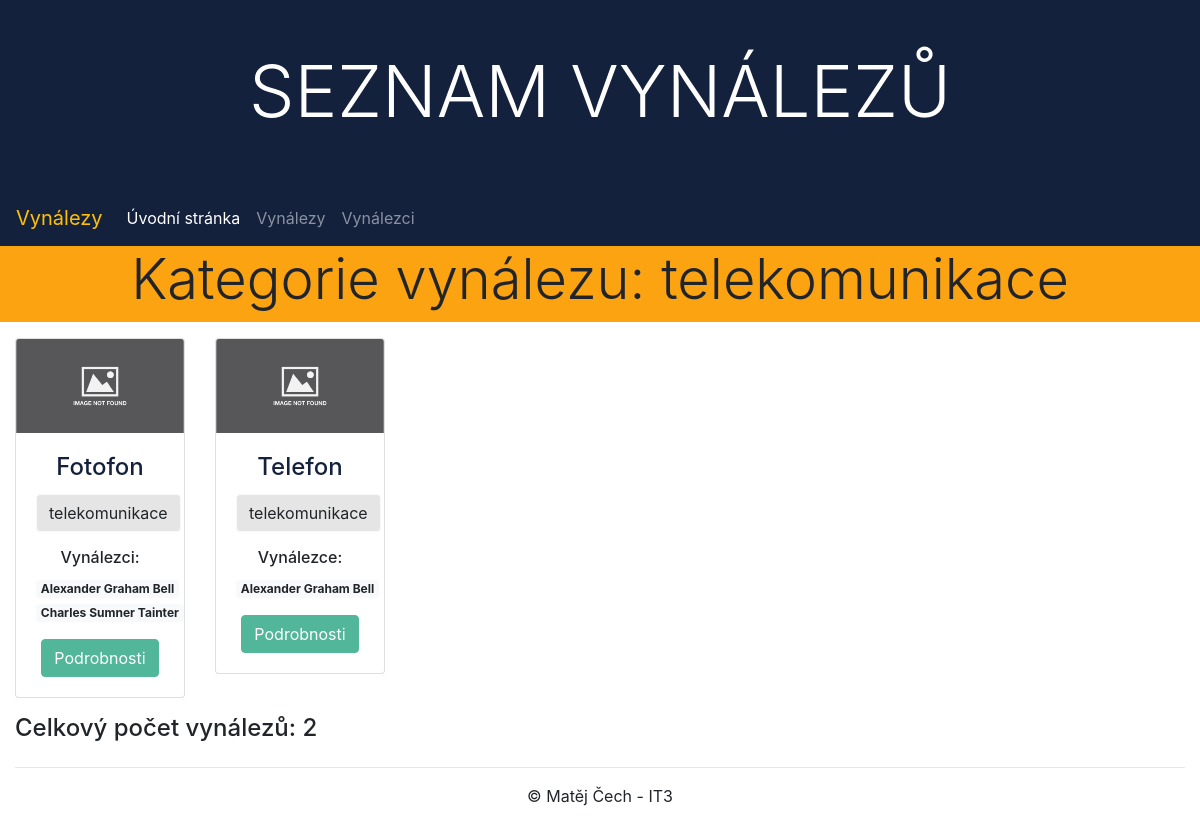
Screenshot of /inventions/inventions/categories/telekomunikace/ with the database file from the repository.
### inventions/models.py (models this page shows, shortened)
class Invention(models.Model):
    name = models.CharField(max_length=150, null=False, blank=False, verbose_name="Invention name")
    inventors = models.ManyToManyField(Inventor, help_text="Select who invented it")
    description = models.TextField(blank=True, null=True, verbose_name="Description")
    date_of_invention = models.DateField(blank=True, null=True,
                                         help_text="<em>YYYY-MM-DD</em>",
                                         verbose_name="Date of the invention")
    category = models.ManyToManyField(Category, help_text="Select invention categories")
    photo = models.ImageField(upload_to=invention_photo_path, blank=True, null=True,
                              verbose_name="Photo of the invention")
    '''photo = models.ImageField(upload_to='invention/photo/%Y/%m/%d/', blank=True, null=True,
                              verbose_name="Photo of the invention")'''
    class Meta:
        ordering = ["name"]

class Category(models.Model):
    name = models.CharField(max_length=50, unique=True, null=False, blank=False,
                            verbose_name="Category name")
    class Meta:
        ordering = ["name"]

class Inventor(models.Model):
    first_name = models.CharField(max_length=50, null=False, blank=False, verbose_name="First name")
    last_name = models.CharField(max_length=50, null=False, blank=False, verbose_name="Last name")
    birthday = models.DateField(blank=True, null=True,
                                help_text="<em>YYYY-MM-DD</em>",
                                verbose_name="Birthday")
    date_of_death = models.DateField(blank=True, null=True,
                                     help_text="<em>YYYY-MM-DD</em>",
                                     verbose_name="Date of death")
    nation_id = models.ForeignKey(Nation, on_delete=models.CASCADE)
    biography = models.TextField(blank=True, null=True, verbose_name="Biography")
    photo = models.ImageField(upload_to=inventor_photo_path, blank=True, null=True,
                              verbose_name="Photo of the inventor")
    '''photo = models.ImageField(upload_to='inventor/photo/%Y/%m/%d/', blank=True, null=True,
                              verbose_name="Photo of the inventor")'''
    class Meta:
        ordering = ["last_name", "first_name"]

### inventions/views.py (the view)
# urls.py: path('inventions/', views.InventionListView.as_view(), name='inventions'),
class InventionListView(ListView):
    model = Invention
    context_object_name = 'inventions_list'   # your own name for the list as a template variable
    template_name = 'invention/list.html'  # Specify your own template name/location
    paginate_by = 6
    def get_queryset(self):
        if 'category_name' in self.kwargs:
            return Invention.objects.filter(category__name=self.kwargs['category_name']).all() # Get 5 books containing the title war
        else:
            return Invention.objects.all()
    def get_context_data(self, **kwargs):
        context = super().get_context_data(**kwargs)
        context['num_inventions'] = len(self.get_queryset())
        if 'category_name' in self.kwargs:
            context['view_title'] = f"Kategorie: {self.kwargs['category_name']}"
            context['view_head'] = f"Kategorie vynálezu: {self.kwargs['category_name']}"
        else:
            context['view_title'] = 'Vynálezy'
            context['view_head'] = 'Přehled vynálezů'
        return context

### inventions/context_processors.py (called while the page is built)
def categories(request):
    return {'categories': Category.objects.all()}

### inventions/templates/invention/list.html (shortened to what this page needs)
{% extends "base.html" %}
{% load bootstrap_pagination %}
{% block content %}
<div class="row mb-3">
    <div class="col-sm-12 bg-warning">
        <h2 class="display-4 text-center">{{ view_head }}</h2>
    </div>
</div>
<div class="row">
    {% for invention in inventions_list %}
    <div class="col-sm-6 col-md-4 col-lg-3 col-xl-2 text-center">
        <div class="card">
            {% if invention.photo %}
                <img class="card-img-top" src="{{ invention.photo.url }}" alt="{{ invention.name }}">
            {% else %}
                <img class="card-img-top" src="/media/img/image-not-found.png" alt="{{ invention.name }}">
            {% endif %}
            <div class="card-body">
                <h4 class="card-title"><a href="{% url 'invention_detail' invention.pk %}">{{ invention.name }}</a></h4>
                <p class="card-text">{% for category in invention.category.all %}<a href="{% url 'invention_category' category.name %}" class="btn btn-light">{{ category.name }}</a> {% endfor %}</p>
                {% if invention.inventors.all.count > 1 %}
                    <h6 class="card-text">Vynálezci:</h6>
                {% else %}
                    <h6 class="card-text">Vynálezce:</h6>
                {% endif %}
                <p class="card-text">{% for inventor in invention.inventors.all %}<span class="badge badge-light">{{ inventor.first_name }} {{ inventor.last_name }}</span> {% endfor %}</p>
                <a href="{% url 'invention_detail' invention.pk %}" class="btn btn-primary">Podrobnosti</a>
            </div>
        </div>
    </div>
    {% endfor %}
</div>
<div class="row mt-3">
    <div class="col-sm-12">
        <h4>Celkový počet vynálezů: {{ num_inventions }}</h4>
    </div>
</div>
{% endblock %}

### inventions/static/css/styles.css (style rules this page uses)
.bg-warning { background-color: #FCA311 !important; }
.btn-primary, .page-item.active .page-link { background-color: #52B69A !important; border-color: #52B69A !important; }
.btn-light { background-color: #E5E5E5 !important; }
h4.card-title a { color: #14213D; }

### rows the page displays
Invention: name "Fotofon", shows "Vynálezci:"
Category: name "telekomunikace"
Inventor: first_name "Alexander Graham", last_name "Bell"
Inventor: first_name "Charles Sumner", last_name "Tainter"
Invention: name "Telefon", shows "Vynálezce:"

### other values shown
{{ view_head }} "Kategorie vynálezu: telekomunikace"
{{ num_inventions }} "2"
